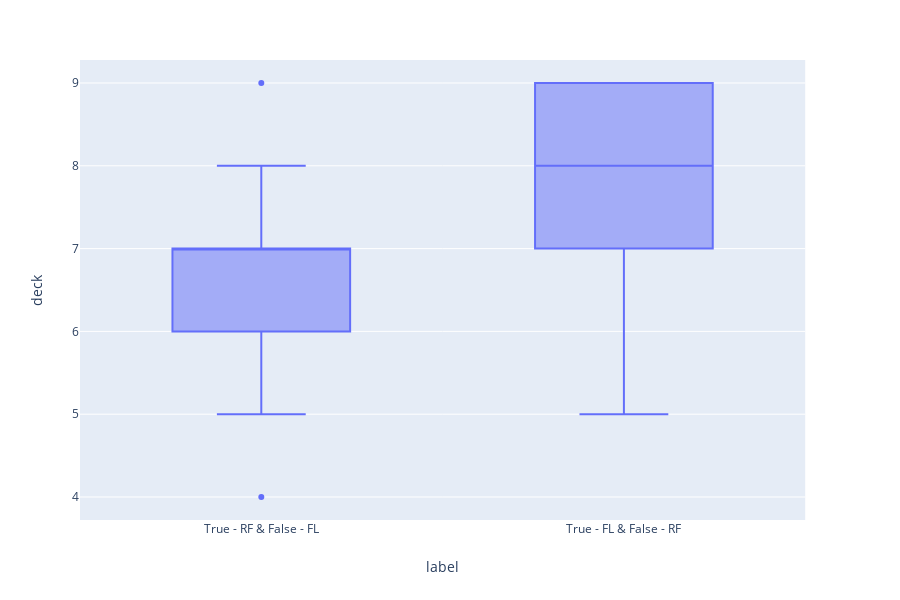

The cell this chart's notebook holds for it:
### Code cell
fig = px.box(df, x="label", y="deck")
fig.show()

### Figure 1 — Plotly figure (JSON) as saved in the notebook; plotly's stock layout.template omitted (floating-point values rounded to 4 significant figures)
{"data": [{"alignmentgroup": "True", "hoverlabel": {"namelength": 0}, "hovertemplate": "label=%{x}<br>deck=%{y}", "legendgroup": "", "marker": {"color": "#636efa"}, "name": "", "notched": false, "offsetgroup": "", "orientation": "v", "showlegend": false, "type": "box", "x": ["True - RF & False - FL", "True - RF & False - FL", "True - RF & False - FL", "True - RF & False - FL", "True - RF & False - FL", "True - RF & False - FL", "True - RF & False - FL", "True - RF & False - FL", "True - RF & False - FL", "True - RF & False - FL", "True - RF & False - FL", "True - RF & False - FL", "True - RF & False - FL", "True - RF & False - FL", "True - RF & False - FL", "True - RF & False - FL", "True - RF & False - FL", "True - RF & False - FL", "True - RF & False - FL", "True - RF & False - FL", "True - RF & False - FL", "True - RF & False - FL", "True - RF & False - FL", "True - RF & False - FL", "True - RF & False - FL", "True - RF & False - FL", "True - RF & False - FL", "True - RF & False - FL", "True - RF & False - FL", "True - RF & False - FL", "True - RF & False - FL", "True - RF & False - FL", "True - RF & False - FL", "True - RF & False - FL", "True - RF & False - FL", "True - RF & False - FL", "True - RF & False - FL", "True - RF & False - FL", "True - FL & False - RF", "True - FL & False - RF", "True - FL & False - RF", "True - FL & False - RF", "True - FL & False - RF", "True - FL & False - RF", "True - FL & False - RF"], "x0": " ", "xaxis": "x", "y": [8, 5, 8, 8, 6, 5, 7, 6, 7, 7, 7, 6, 7, 7, 6, 7, 6, 6, 5, 5, 7, 6, 6, 6, 7, 6, 7, 7, 7, 9, 7, 7, 6, 7, 6, 7, 4, 8, 7, 5, 8, 7, 9, 9, 9], "y0": " ", "yaxis": "y"}], "layout": {"boxmode": "group", "height": 600, "legend": {"tracegroupgap": 0}, "margin": {"t": 60}, "xaxis": {"anchor": "y", "domain": [0, 0.98], "title": {"text": "label"}}, "yaxis": {"anchor": "x", "domain": [0, 1], "title": {"text": "deck"}}}}
